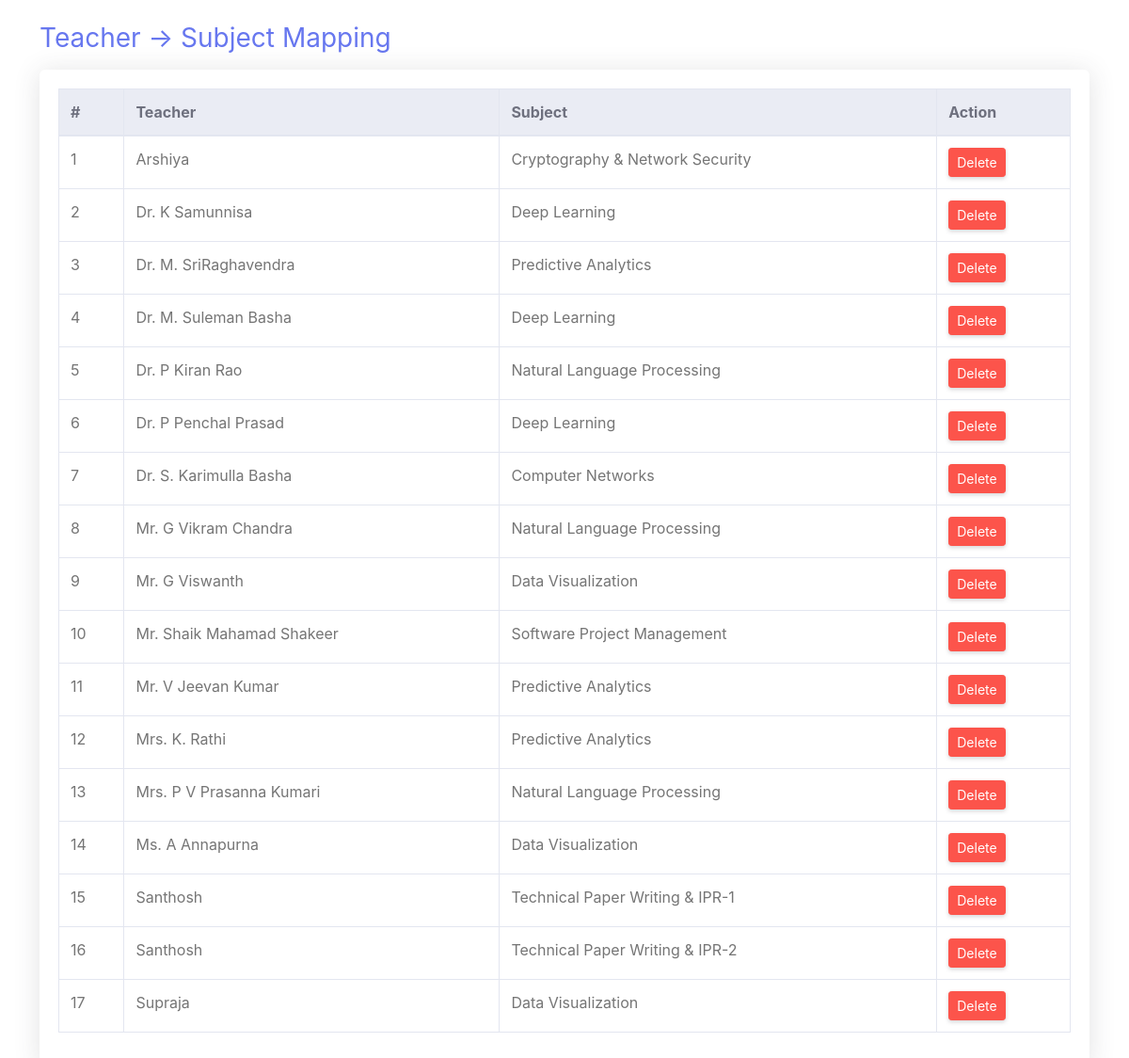
The app's page /Admin/viewTeacherSubjectMapping.php (signed in) with its own data.
### tables this page shows
CREATE TABLE `tblfaculty_subject` (
  `Id` int(11) NOT NULL,
  `teacherId` int(11) DEFAULT NULL,
  `subjectId` int(11) DEFAULT NULL
);

CREATE TABLE `tblteacher` (
  `teacher_id` int(11) NOT NULL,
  `employee_id` varchar(50) NOT NULL,
  `full_name` varchar(100) NOT NULL,
  `email` varchar(100) NOT NULL,
  `phone` varchar(15) DEFAULT NULL,
  `gender` enum('Male','Female') NOT NULL,
  `qualification` varchar(100) DEFAULT NULL,
  `department` varchar(100) DEFAULT NULL,
  `password` varchar(255) DEFAULT NULL,
  `status` enum('Active','Inactive') DEFAULT 'Active',
  `created_at` timestamp NOT NULL DEFAULT current_timestamp()
);

CREATE TABLE `tblsubjects` (
  `Id` int(11) NOT NULL,
  `subjectCode` varchar(20) DEFAULT NULL,
  `subjectName` varchar(100) DEFAULT NULL,
  `classId` int(11) DEFAULT NULL
);

### Admin/viewTeacherSubjectMapping.php (the view, shortened to what this page needs)
<?php
include '../Includes/dbcon.php';
?>
<!DOCTYPE html>
<html lang="en">
<head>
<link href="../vendor/bootstrap/css/bootstrap.min.css" rel="stylesheet">
</head>
<body>
<div class="container mt-4">
<h3 class="mb-3 text-primary">
  Teacher → Subject Mapping
</h3>
<div class="card shadow">
<div class="card-body table-responsive">
<table class="table table-bordered table-hover">
<thead class="thead-light">
<tr>
  <th>#</th>
  <th>Teacher</th>
  <th>Subject</th>
  <th>Action</th>
</tr>
</thead>
<tbody>
<?php
$query = "
SELECT
    fs.Id,
    t.full_name AS teacherName,
    s.subjectName
FROM tblfaculty_subject fs
INNER JOIN tblteacher t
    ON t.teacher_id = fs.teacherId
INNER JOIN tblsubjects s
    ON s.Id = fs.subjectId
ORDER BY t.full_name
";
$result = $conn->query($query);
$sn = 1;
while ($row = $result->fetch_assoc()) {
?>
<tr>
  <td><?php echo $sn++; ?></td>
  <td><?php echo htmlspecialchars($row['teacherName']); ?></td>
  <td><?php echo htmlspecialchars($row['subjectName']); ?></td>
  <td>
    <a href="?delete=<?php echo $row['Id']; ?>"
       onclick="return confirm('Delete this mapping?')"
       class="btn btn-danger btn-sm">
       Delete
    </a>
  </td>
</tr>
<?php } ?>
</tbody>
</table>
</div>
</div>
</div>
</body>
</html>

### records on screen
tblfaculty_subject: teacherId.full_name "Arshiya", subjectId.subjectName "Cryptography & Network Security"
tblfaculty_subject: teacherId.full_name "Dr. K Samunnisa", subjectId.subjectName "Deep Learning"
tblfaculty_subject: teacherId.full_name "Dr. M. SriRaghavendra", subjectId.subjectName "Predictive Analytics"
tblfaculty_subject: teacherId.full_name "Dr. M. Suleman Basha", subjectId.subjectName "Deep Learning"
tblfaculty_subject: teacherId.full_name "Dr. P Kiran Rao", subjectId.subjectName "Natural Language Processing"
tblfaculty_subject: teacherId.full_name "Dr. P Penchal Prasad", subjectId.subjectName "Deep Learning"
tblfaculty_subject: teacherId.full_name "Dr. S. Karimulla Basha", subjectId.subjectName "Computer Networks"
tblfaculty_subject: teacherId.full_name "Mr. G Vikram Chandra", subjectId.subjectName "Natural Language Processing"
tblfaculty_subject: teacherId.full_name "Mr. G Viswanth", subjectId.subjectName "Data Visualization"
tblfaculty_subject: teacherId.full_name "Mr. Shaik Mahamad Shakeer", subjectId.subjectName "Software Project Management"
tblfaculty_subject: teacherId.full_name "Mr. V Jeevan Kumar", subjectId.subjectName "Predictive Analytics"
tblfaculty_subject: teacherId.full_name "Mrs. K. Rathi", subjectId.subjectName "Predictive Analytics"
tblfaculty_subject: teacherId.full_name "Mrs. P V Prasanna Kumari", subjectId.subjectName "Natural Language Processing"
tblfaculty_subject: teacherId.full_name "Ms. A Annapurna", subjectId.subjectName "Data Visualization"
tblfaculty_subject: teacherId.full_name "Santhosh", subjectId.subjectName "Technical Paper Writing & IPR-1"
tblfaculty_subject: teacherId.full_name "Santhosh", subjectId.subjectName "Technical Paper Writing & IPR-2"
tblfaculty_subject: teacherId.full_name "Supraja", subjectId.subjectName "Data Visualization"
